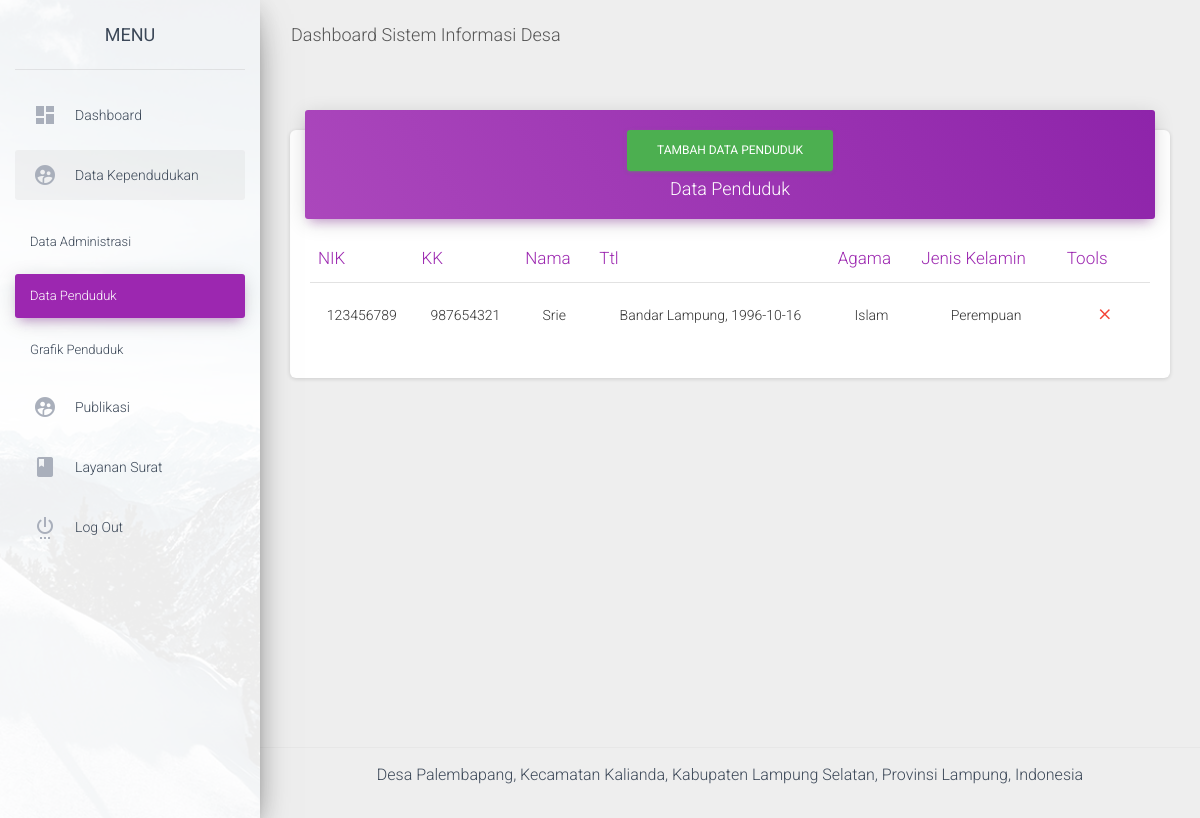
Page /admin/data_penduduk.php (signed in) on the earlier database version.
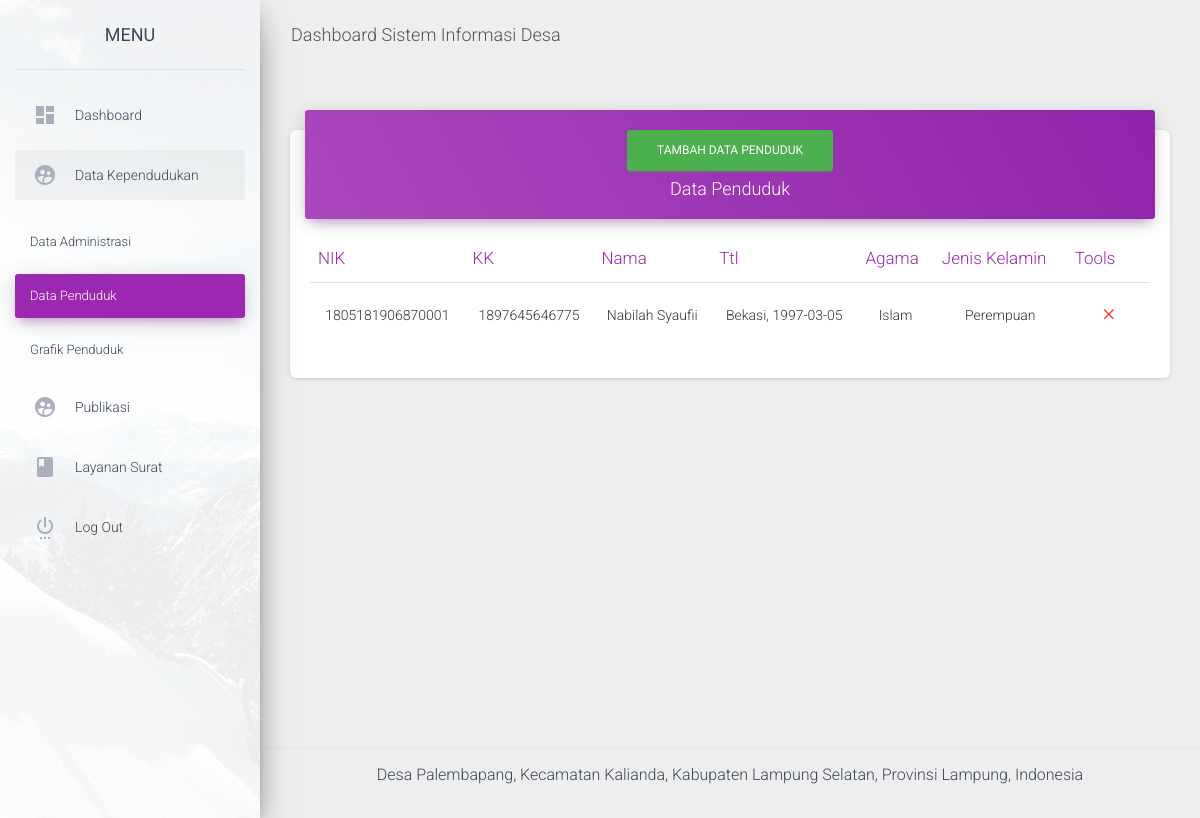
Same page on the later database version.
### tables this page shows
CREATE TABLE `tb_penduduk` (
  `id_penduduk` varchar(255) NOT NULL,
  `nik` varchar(20) NOT NULL,
  `nama` varchar(100) NOT NULL,
  `kk` varchar(20) NOT NULL,
  `agama` varchar(20) NOT NULL,
  `alamat` text NOT NULL,
  `tanggal_lahir` date NOT NULL,
  `tempat_lahir` varchar(20) NOT NULL,
  `jenis_kelamin` varchar(50) NOT NULL,
  `foto` varchar(255) NOT NULL
);

### admin/data_penduduk.php (the view, shortened to what this page needs)
<?php include "atas.php"; include "config.php"; ?>
<?php if(isset($_SESSION['username'])){ ?>
<div class="wrapper ">
  <div class="sidebar" data-color="purple" data-background-color="white" data-image="assets/img/sidebar-1.jpg">
    <div class="logo">
      <a href="" class="simple-text logo-normal">
        MENU
      </a>
    </div>
    <div class="sidebar-wrapper">
      <ul class="nav">
        <li class="nav-item">
          <a class="nav-link" href="home">
            <i class="material-icons">dashboard</i>
            <p>Dashboard</p>
          </a>
        </li>
        <li class="nav-item active">
          <a href="#penduduksub" data-toggle="collapse" aria-expanded="false" class="nav-link">
            <i class="material-icons">supervised_user_circle</i>
            <p>Data Kependudukan</p>
          </a>
          <ul class="nav collapse list-unstyled" id="penduduksub">
            <li class="nav-item">
              <a class="nav-link" href="data_adminis">Data Administrasi</a>
            </li>
            <li class="nav-item active">
              <a class="nav-link" href="data_penduduk">Data Penduduk</a>
            </li>
            <li class="nav-item">
              <a class="nav-link" href="grafik_penduduk">
                Grafik Penduduk
              </a>
            </li>
          </ul>
        </li>
        <li class="nav-item">
          <a href="#publikasisub" data-toggle="collapse" aria-expanded="false" class="nav-link">
            <i class="material-icons">supervised_user_circle</i>
            <p>Publikasi</p>
          </a>
        </li>
        <li class="nav-item">
          <a href="#layanansuratsub" data-toggle="collapse" aria-expanded="false" class="nav-link">
            <i class="material-icons">book</i>
            <p>Layanan Surat</p>
          </a>
        </li>
        <li class="nav-item ">
          <a class="nav-link" href="logout">
            <i class="material-icons">settings_power</i>
            <p>Log Out</p>
          </a>
        </li>
      </ul>
    </div>
  </div>
  <div class="main-panel">
    <nav class="navbar navbar-expand-lg navbar-transparent navbar-absolute fixed-top ">
      <div class="container-fluid">
        <div class="navbar-wrapper">
          <a class="navbar-brand" href="#pablo">Dashboard Sistem Informasi Desa</a>
        </div>
      </div>
    </nav>
    <div class="content">
      <div class="container-fluid">
        <div class="row">
          <div class="col-md-12">
            <div class="card">
              <div class="card-header card-header-primary" align="center">
                <a href="data_penduduk_input">
                  <button type="button" class="btn btn-success">Tambah Data Penduduk </button>
                </a>
                <h4 class="card-title ">Data Penduduk </h4>
              </div>
              <div class="card-body">
                <div class="table-responsive">
                  <table class="table">
                    <thead class=" text-primary">
                      <th>
                        NIK
                      </th>
                      <th>
                        KK
                      </th>
                      <th>
                        Nama
                      </th>
                      <th>
                        Ttl
                      </th>
                      <th>
                        Agama
                      </th>
                      <th>
                        Jenis Kelamin
                      </th>
                      <th>
                        Tools
                      </th>
                    </thead>
                    <tbody>
                      <?php $sql  = "SELECT * FROM tb_penduduk"; $rest = mysqli_query($koneksi,$sql);
                        while($data = mysqli_fetch_assoc($rest) ) { ?>
                      <tr>
                        <td align="center"> <?php echo $data['nik'];?></td>
                        <td align="center"> <?php echo $data['kk'];?></td>
                        <td align="center"> <?php echo $data['nama'];?></td>
                        <td align="center"> <?php echo $data['tempat_lahir'];?>, <?php echo $data['tanggal_lahir'];?>
                        </td>
                        <td align="center"> <?php echo $data['agama'];?></td>
                        <td align="center"> <?php echo $data['jenis_kelamin'];?></td>
                        <td align="center">
                          <a href="confirm_hapus_penduduk?id=<?php echo $data['id_penduduk']?>">
                            <button type="button" rel="tooltip" title="Hapus Data"
                              class="btn btn-danger btn-link btn-sm">
                              <i class="material-icons">close</i>
                            </button>
                          </a>
                        </td>
                      </tr>
                      <?php } ?>
                    </tbody>
                  </table>
                </div>
              </div>
            </div>
          </div>
        </div>
      </div>
    </div>
    <footer class="footer">
      <div class="container-fluid">
        <p>Desa Palembapang, Kecamatan Kalianda, Kabupaten Lampung Selatan, Provinsi Lampung, Indonesia</p>
      </div>
    </footer>
  </div>
</div>
<?php
 }
?>
<?php
   include "bawah.php";
?>

### admin/atas.php (shortened to what this page needs)
<!DOCTYPE html>
<html lang="en">
<head>
  <link rel="stylesheet" href="https://maxcdn.bootstrapcdn.com/font-awesome/latest/css/font-awesome.min.css">
  <link href="assets/css/material-dashboard.css?v=2.1.0" rel="stylesheet" />
  <link href="assets/demo/demo.css" rel="stylesheet" />
    <link href="https://cdn.jsdelivr.net/npm/gijgo@1.9.10/css/gijgo.min.css" rel="stylesheet" type="text/css" />
</head>
<body>

### admin/bawah.php (shortened to what this page needs)
</body>
</html>

Differences in the rows shown:
removed tb_penduduk: nik "123456789", kk "987654321", nama "Srie", tempat_lahir "Bandar Lampung", tanggal_lahir "1996-10-16", agama "Islam", jenis_kelamin "Perempuan"
added tb_penduduk: nik "1805181906870001", kk "1897645646775", nama "Nabilah Syaufii", tempat_lahir "Bekasi", tanggal_lahir "1997-03-05", agama "Islam", jenis_kelamin "Perempuan"
